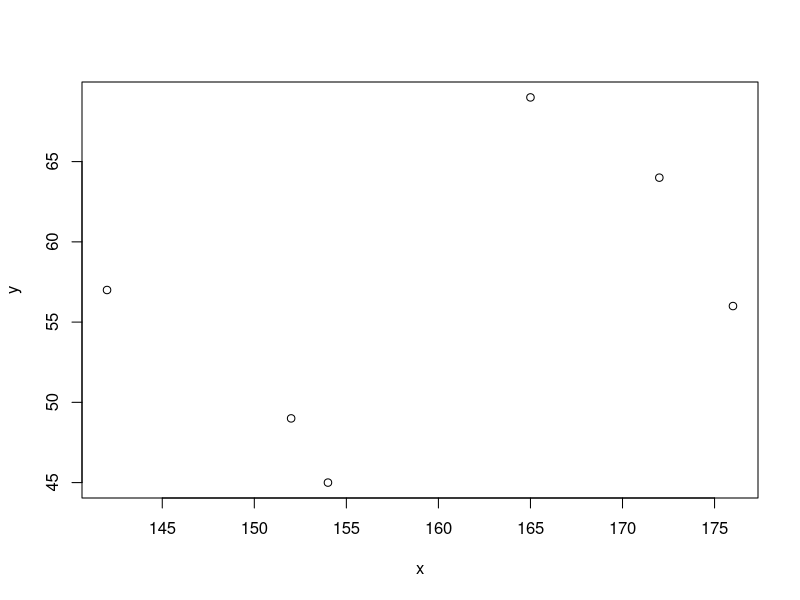

Here is the R script that generated this plot:
x = c(172,176,154,165,152,142)
y = c(64,56,45,69,49,57)

result = lm(y~x)
print(result)

print(summary(result))

plot(x,y)
